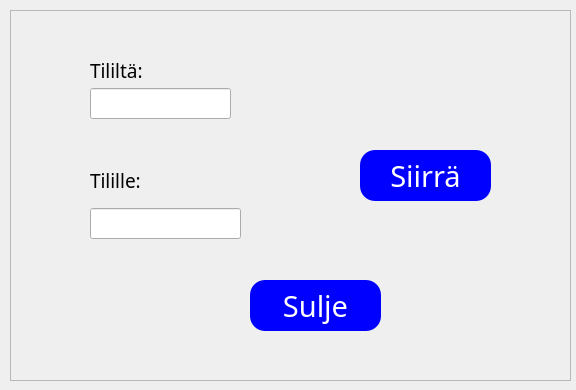
<?xml version="1.0" encoding="UTF-8"?>
<ui version="4.0">
 <class>siirra</class>
 <widget class="QDialog" name="siirra">
  <property name="geometry">
   <rect>
    <x>0</x>
    <y>0</y>
    <width>576</width>
    <height>390</height>
   </rect>
  </property>
  <property name="windowTitle">
   <string>Dialog</string>
  </property>
  <property name="styleSheet">
   <string notr="true"> *{font-family: century gothic;
color:white;}\nQPushButton\n{\nbackground:blue;\nborder-radius:60px;\n}\nQPushButton\n{\ncolor:white;\nborder-radius:15px;\n}\nQPushButton:hover\n{\ncolor:;\nborder-radius:15px\n}
QFrame
{
background:rgb(25,40,209);
border-radius:15px;
}
</string>
  </property>
  <widget class="QPushButton" name="pushButton">
   <property name="geometry">
    <rect>
     <x>360</x>
     <y>150</y>
     <width>131</width>
     <height>51</height>
    </rect>
   </property>
   <property name="font">
    <font>
     <family>century gothic</family>
     <pointsize>22</pointsize>
    </font>
   </property>
   <property name="styleSheet">
    <string notr="true"> *{font-family: century gothic;
color:white;}
QPushButton
{
background:blue;
border-radius:60px;
}
QPushButton
{
color:white;
border-radius:15px;
}
QPushButton:hover
{
color:;
border-radius:15px
}
QFrame
{
background:rgb(25,40,209);
border-radius:15px;
}
</string>
   </property>
   <property name="text">
    <string>Siirrä</string>
   </property>
  </widget>
  <widget class="QPushButton" name="btnsulje_3">
   <property name="geometry">
    <rect>
     <x>250</x>
     <y>280</y>
     <width>131</width>
     <height>51</height>
    </rect>
   </property>
   <property name="font">
    <font>
     <family>century gothic</family>
     <pointsize>22</pointsize>
    </font>
   </property>
   <property name="styleSheet">
    <string notr="true"> *{font-family: century gothic;
color:white;}
QPushButton
{
background:blue;
border-radius:60px;
}
QPushButton
{
color:white;
border-radius:15px;
}
QPushButton:hover
{
color:;
border-radius:15px
}
QFrame
{
background:rgb(25,40,209);
border-radius:15px;
}
</string>
   </property>
   <property name="text">
    <string>Sulje</string>
   </property>
  </widget>
  <widget class="QFrame" name="frame">
   <property name="geometry">
    <rect>
     <x>10</x>
     <y>10</y>
     <width>561</width>
     <height>371</height>
    </rect>
   </property>
   <property name="frameShape">
    <enum>QFrame::StyledPanel</enum>
   </property>
   <property name="frameShadow">
    <enum>QFrame::Raised</enum>
   </property>
   <widget class="QLabel" name="label">
    <property name="geometry">
     <rect>
      <x>80</x>
      <y>50</y>
      <width>71</width>
      <height>21</height>
     </rect>
    </property>
    <property name="font">
     <font>
      <family>century gothic</family>
      <pointsize>14</pointsize>
      <weight>50</weight>
      <bold>false</bold>
      <underline>false</underline>
     </font>
    </property>
    <property name="text">
     <string>Tililtä:</string>
    </property>
   </widget>
   <widget class="QLabel" name="label_2">
    <property name="geometry">
     <rect>
      <x>80</x>
      <y>160</y>
      <width>71</width>
      <height>21</height>
     </rect>
    </property>
    <property name="font">
     <font>
      <family>century gothic</family>
      <pointsize>14</pointsize>
      <weight>50</weight>
      <bold>false</bold>
      <underline>false</underline>
     </font>
    </property>
    <property name="text">
     <string>Tilille:</string>
    </property>
   </widget>
   <widget class="QLineEdit" name="lineEdit">
    <property name="geometry">
     <rect>
      <x>80</x>
      <y>78</y>
      <width>141</width>
      <height>31</height>
     </rect>
    </property>
   </widget>
   <widget class="QLineEdit" name="lineEdit_2">
    <property name="geometry">
     <rect>
      <x>80</x>
      <y>198</y>
      <width>151</width>
      <height>31</height>
     </rect>
    </property>
   </widget>
  </widget>
  <zorder>frame</zorder>
  <zorder>pushButton</zorder>
  <zorder>btnsulje_3</zorder>
 </widget>
 <resources/>
 <connections/>
</ui>
